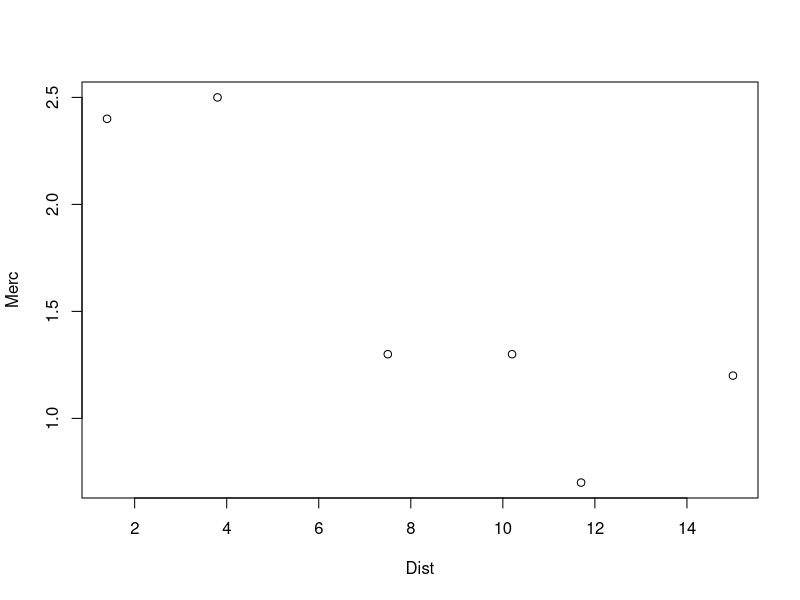
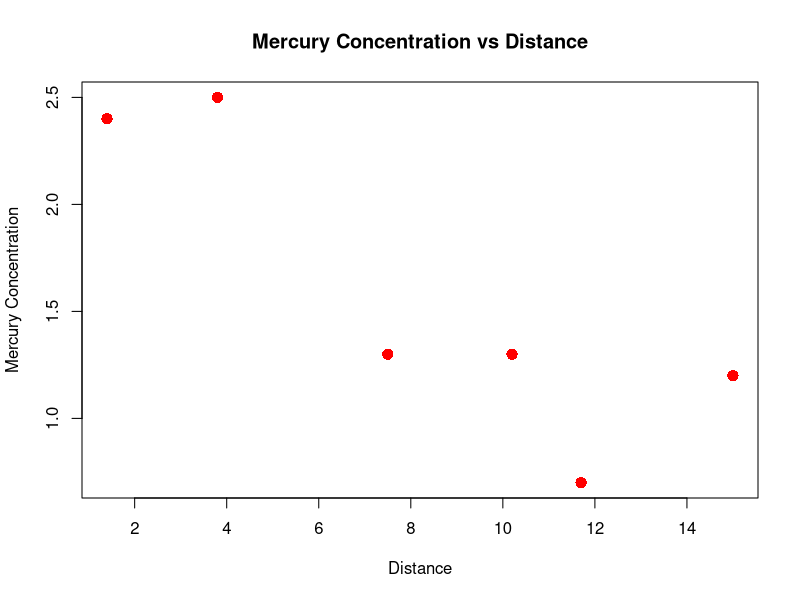
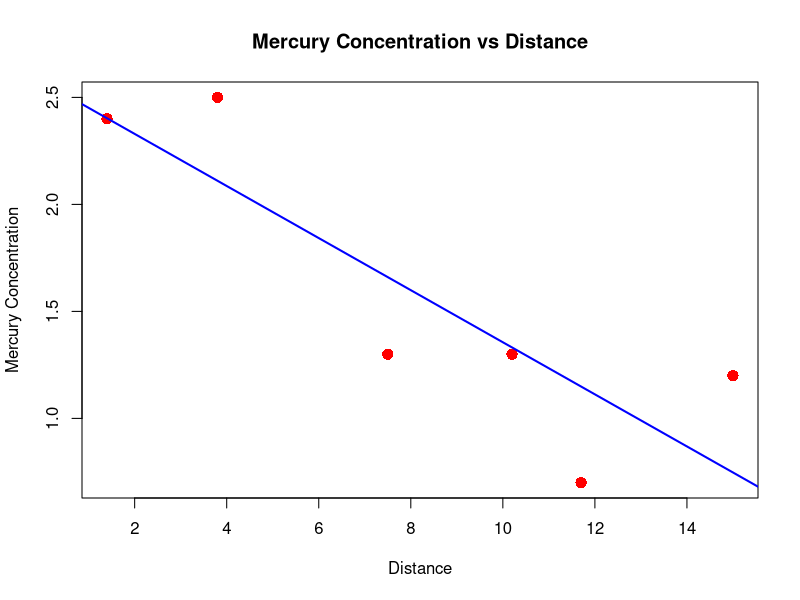
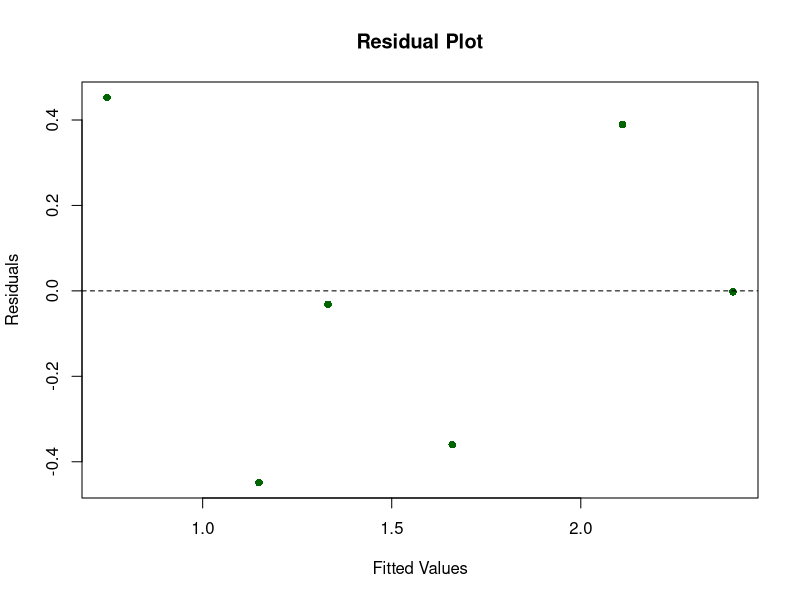

Generate these figures, in order, with R:
## ---- chunk 1
Dist <- c(1.4, 3.8, 7.5, 10.2, 11.7, 15.0)
Merc <- c(2.4, 2.5, 1.3, 1.3, 0.7, 1.2)
## ---- chunk 2
data.frame(Dist, Merc)
## ---- chunk 3
plot(Dist, Merc)
## ---- chunk 4
cor(Dist, Merc)
## ---- chunk 5
cor.test(Dist, Merc)
## ---- chunk 6
myModel <- lm(Merc ~ Dist)
## ---- chunk 7
summary(myModel)
## ---- chunk 8
coef(myModel)
## ---- chunk 9
plot(
  Dist,
  Merc,
  pch = 16,
  col = "red",
  cex = 1.5,
  xlab = "Distance",
  ylab = "Mercury Concentration",
  main = "Mercury Concentration vs Distance"
)
## ---- chunk 10
plot(
  Dist,
  Merc,
  pch = 16,
  col = "red",
  cex = 1.5,
  xlab = "Distance",
  ylab = "Mercury Concentration",
  main = "Mercury Concentration vs Distance"
)

abline(myModel, col = "blue", lwd = 2)
## ---- chunk 11
fitted(myModel)
## ---- chunk 12
residuals(myModel)
## ---- chunk 13
plot(
  fitted(myModel),
  residuals(myModel),
  pch = 16,
  col = "darkgreen",
  xlab = "Fitted Values",
  ylab = "Residuals",
  main = "Residual Plot"
)

abline(h = 0, lty = 2)
## ---- chunk 14
predict(
  myModel,
  newdata = data.frame(Dist = c(5, 8, 12))
)
